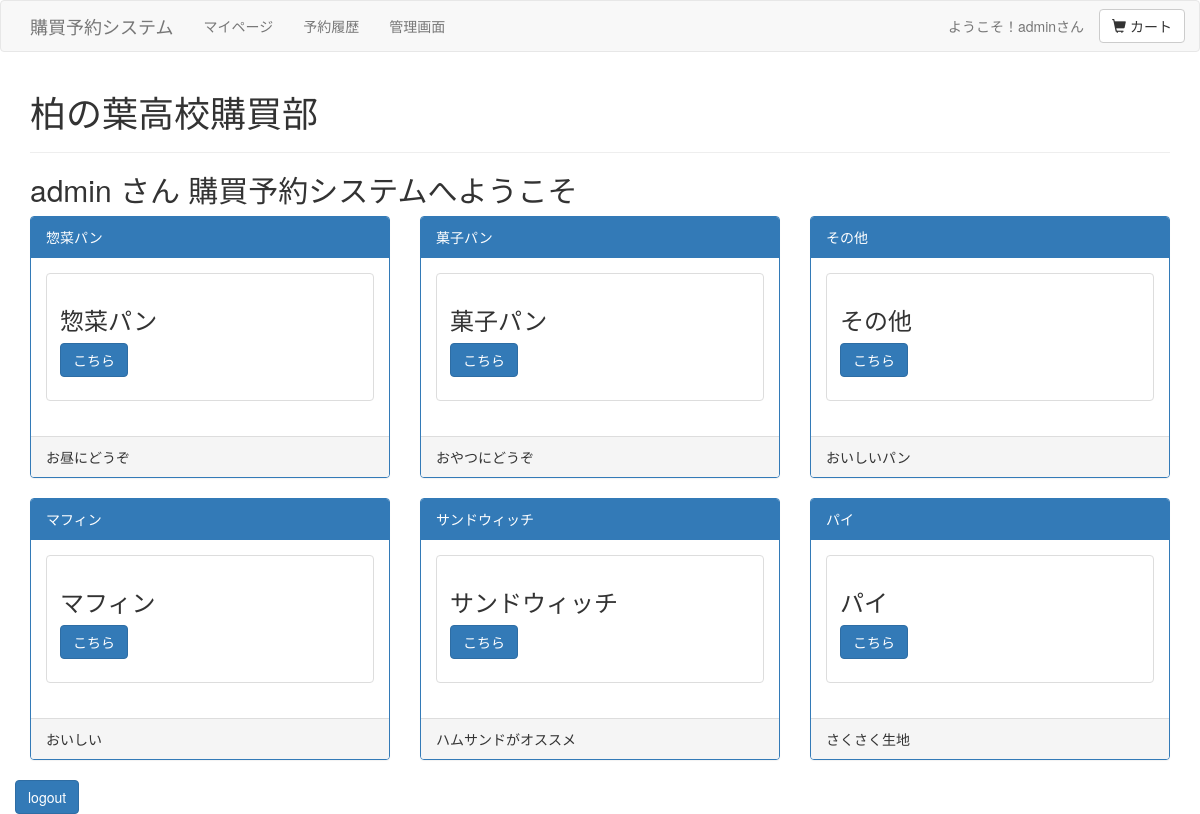
/mypage/mypage.php (signed in), run on an earlier commit of the app's database.
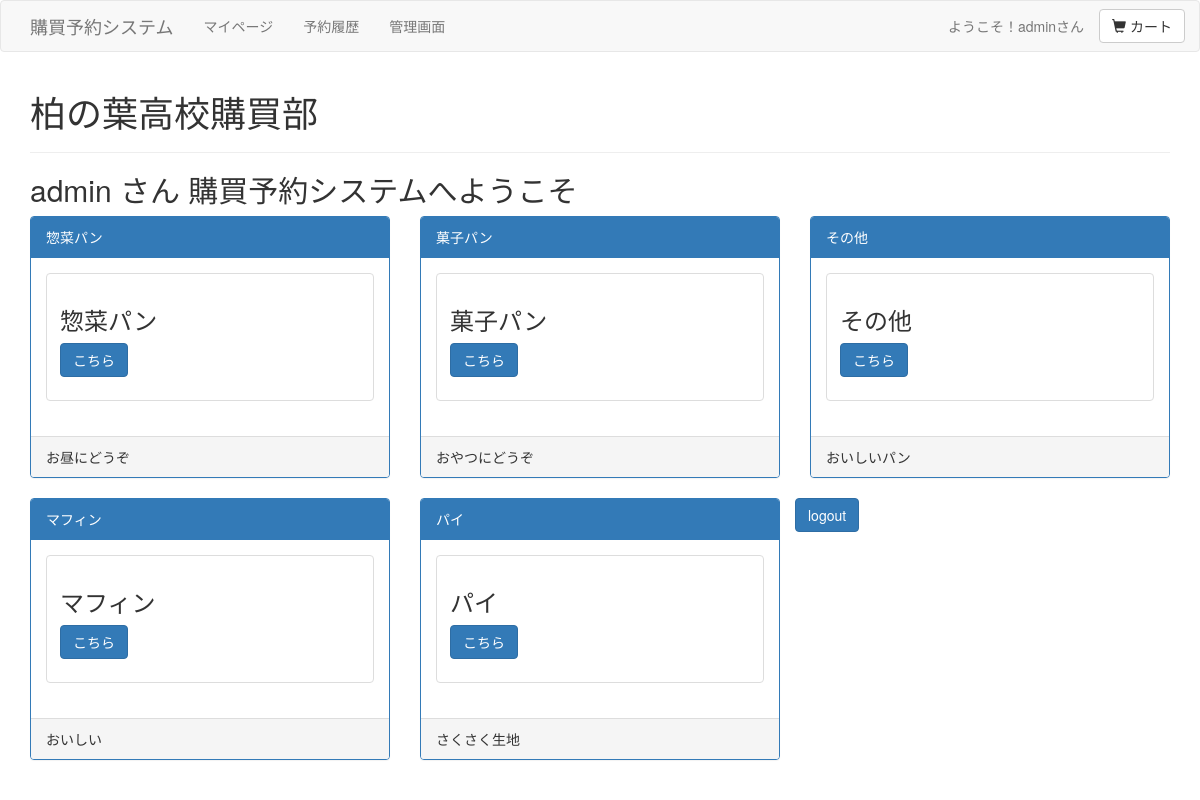
And on a later commit of the database.
### tables this page shows
CREATE TABLE IF NOT EXISTS `category` (
  `id` int(255) NOT NULL AUTO_INCREMENT,
  `name` varchar(255) NOT NULL,
  `comment` varchar(255) NOT NULL,
  PRIMARY KEY (`id`),
  UNIQUE KEY `id` (`id`),
  KEY `id_2` (`id`)
);

### mypage/mypage.php (the view, shortened to what this page needs)
<?php
  require("../head.php");
  require("../connect_db.php");
?>
<body>
  <div class="container">
  <h1>柏の葉高校購買部</h1>
  <hr>
  <h2> <?php echo $_SESSION['sid']; ?> さん 購買予約システムへようこそ</h2>
  <?php
    $result = mysqli_query($link,'SELECT * FROM category');
    echo "<div class=\"row\">";
    while ($row = mysqli_fetch_assoc($result)){
      $name = $row['name'];
      $comment = $row['comment'];
      $id = $row['id'];
    	CategoryCard("$name","$comment","$id");
    }
  ?>
  <a href="login.php?err=logout" class="btn btn-primary" role="button">logout</a>
  </div>
  </div>
</body>
</html>
<?php
function CategoryCard($name,$comment,$id){
  echo <<<EOM
	<div class="col-md-4">
  <div class="panel panel-primary">
    <div class="panel-heading">$name</div>
    <div class="panel-body">
    <div class="thumbnail">
			<div class="caption">
        <h3>$name</h3>
        <p></p>
        <p><a href="products_list.php?cat=$id" class="btn btn-primary" role="button">こちら</a></p>
      </div>
    </div>
    </div>
    <div class="panel-footer">$comment</div>
	</div>
  </div>
EOM;
}
?>

What changed in the data, as far as the page shows it:
removed category: name "サンドウィッチ", comment "ハムサンドがオススメ"
